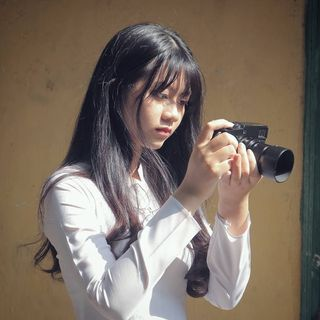
#> input picture images/thu.jpg, 320 x 320 px
$ python ImageProcessingSimple.py
#> lines starting #> are read from the running program, lines starting #| are printed output that depends on the picture
import cv2
import numpy as np

# open cv tra ve gia tri cac kenh mau mac dinh la B G R
img = cv2.imread('images/thu.jpg')
#> img is the input picture: shape (320, 320, 3); mean B, G, R 98.9, 110.2, 123.8
# copy image
img_clone = img.copy()
# Lay kich thuoc cua anh, anh co 307200 pixels
# print(img_clone.size)
# print(type(img_clone))
# width= so cot, height= so hang, depth= so kenh mau
print(img_clone.shape)
#| (320, 320, 3)

# Lay ma tran theo tung kenh mau
B = img[:,:,0]
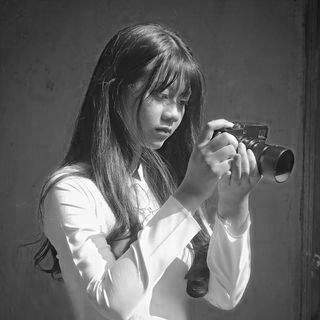
#> B: shape (320, 320); min 4, max 255, mean 98.9
G = img[:,:,1]
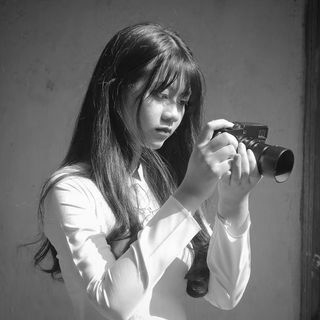
#> G: shape (320, 320); min 2, max 255, mean 110.2
R = img[:,:,2]
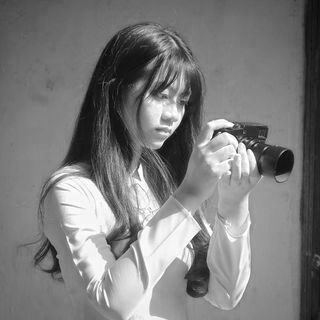
#> R: shape (320, 320); min 2, max 255, mean 123.8

B = B*0.114
G = G*0.587
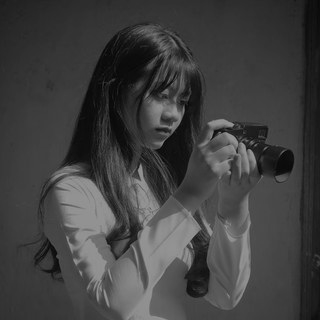
#> G: shape (320, 320) float64; min 1.17, max 149.7, mean 64.7
R = R*0.299
gray = B+G+R
imgGray = img.copy()
for i in range(3):
    imgGray[:,:,i] = gray

cv2.imshow('Image Gray', imgGray)
cv2.waitKey(0)
cv2.destroyAllWindows()

p1 = [50, 60]
p2 = [320, 320]
# toa do lan luot la 50,60 320,320
# Cut = imgGray[50:320, 60:320]
Cut = imgGray[p1[0]:p2[0], p1[1]:p2[1]]
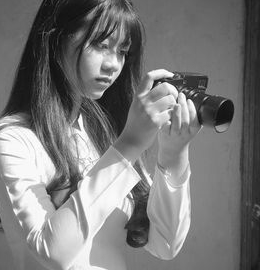
#> Cut: shape (270, 260, 3); min 3, max 255, mean 121.5
cv2.imshow('Region of Interest', Cut)
cv2.waitKey(0)
cv2.destroyAllWindows()
